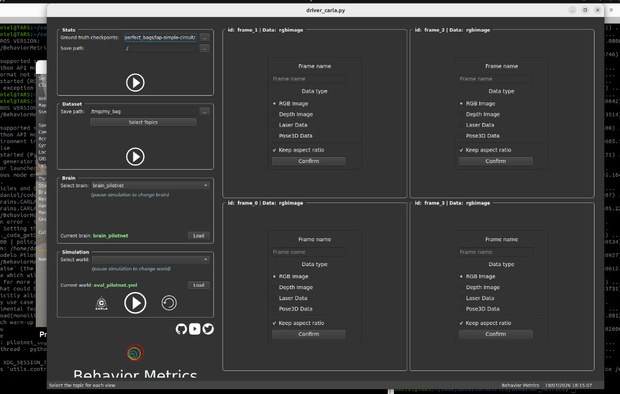
#> input picture docs/assets/images/BehaiviorM Interface.jpeg, 620 x 394 px, shrunk from 1023 x 650 before the run, found by its file name; its folder holds 4 pictures in this run
$ python dataset_mask.py
#> lines starting #> are read from the running program, lines starting #| are printed output that depends on the picture
# crop_bottom_half_dataset.py
import os
import cv2

# Carpetas de entrada y salida
INPUT_DIR = "dataset_ego/images"          # aquí tienes tus imágenes originales
OUTPUT_DIR = "dataset/images_bottom"  # aquí se guardarán las recortadas

def ensure_dir(path):
    if not os.path.exists(path):
        os.makedirs(path)

def is_image_file(filename):
    ext = filename.lower().split(".")[-1]
    return ext in ["jpg", "jpeg", "png", "bmp"]

def crop_bottom_half(img):
    h, w = img.shape[:2]
    return img[h // 2 : h, 0 : w]  # mitad inferior

def main():
    ensure_dir(OUTPUT_DIR)

    files = sorted(os.listdir(INPUT_DIR))
    total = 0

    for fname in files:
        if not is_image_file(fname):
            continue

        in_path = os.path.join(INPUT_DIR, fname)
        out_path = os.path.join(OUTPUT_DIR, fname)

        img = cv2.imread(in_path)
#> img is the input picture: shape (394, 620, 3); mean B, G, R 58.7, 58.8, 58.7
        if img is None:
            print(f"[WARN] No se pudo leer: {in_path}")
            continue

        cropped = crop_bottom_half(img)
#> in crop_bottom_half, `return img[h // 2 : h, 0 : w]`:
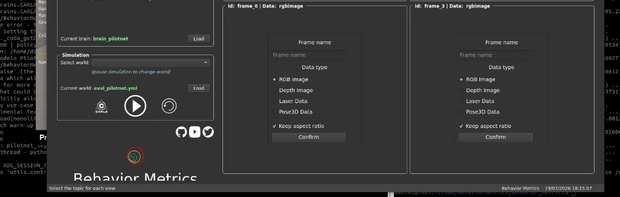
#> returned value: shape (197, 620, 3); mean of channels 0, 1, 2 52.4, 52.6, 52.5; drawn as B, G, R
        ok = cv2.imwrite(out_path, cropped)
        if not ok:
            print(f"[WARN] No se pudo guardar: {out_path}")
            continue

        total += 1
#> pass 2 of the loop in main, `for fname in files:`:
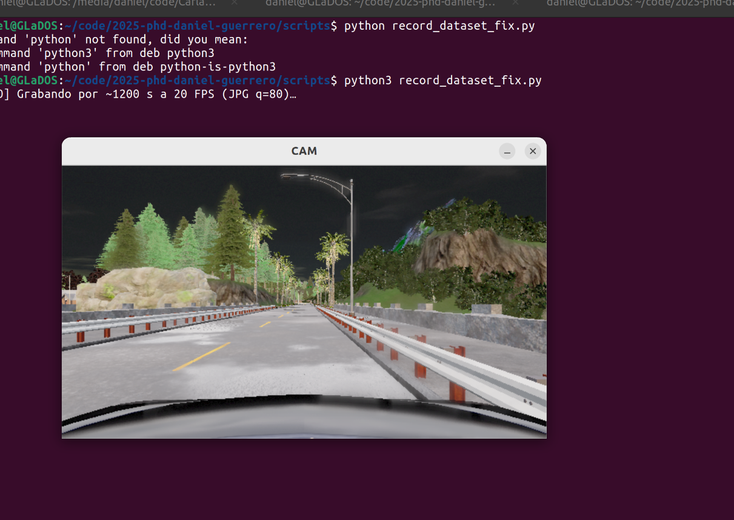
#> input picture docs/assets/images/Camera follower fixed.png, 734 x 520 px, shrunk from 1211 x 857 before the run, found by its file name
#> in main, img is the input picture: shape (520, 734, 3); mean B, G, R 72, 57.7, 82.2
#> in crop_bottom_half (call 2), `return img[h // 2 : h, 0 : w]`:
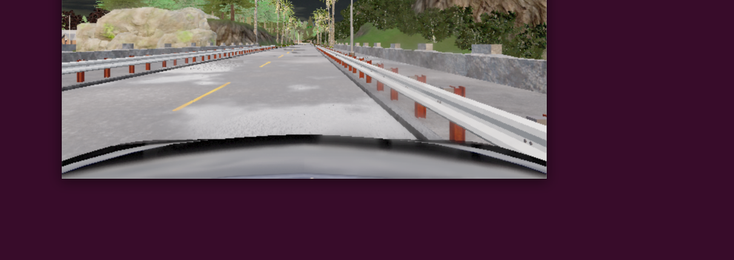
#> returned value: shape (260, 734, 3); mean of channels 0, 1, 2 81.9, 68.6, 93.6; drawn as B, G, R
#> pass 3 of the loop in main, `for fname in files:`:
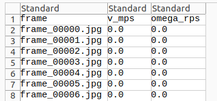
#> input picture docs/assets/images/Dataset_model.png, 217 x 101 px, shrunk from 358 x 167 before the run, found by its file name
#> in main, img is the input picture: shape (101, 217, 3); mean B, G, R 228.2, 228.2, 228.2
#> in crop_bottom_half (call 3), `return img[h // 2 : h, 0 : w]`:
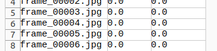
#> returned value: shape (51, 217, 3); mean of channels 0, 1, 2 228.1, 228.1, 228.1; drawn as B, G, R
#> the loop made 4 passes; the first 3 are shown

    print(f"[INFO] Imágenes procesadas: {total}")
    print(f"[INFO] Guardadas en: {OUTPUT_DIR}")

if __name__ == "__main__":
    main()
